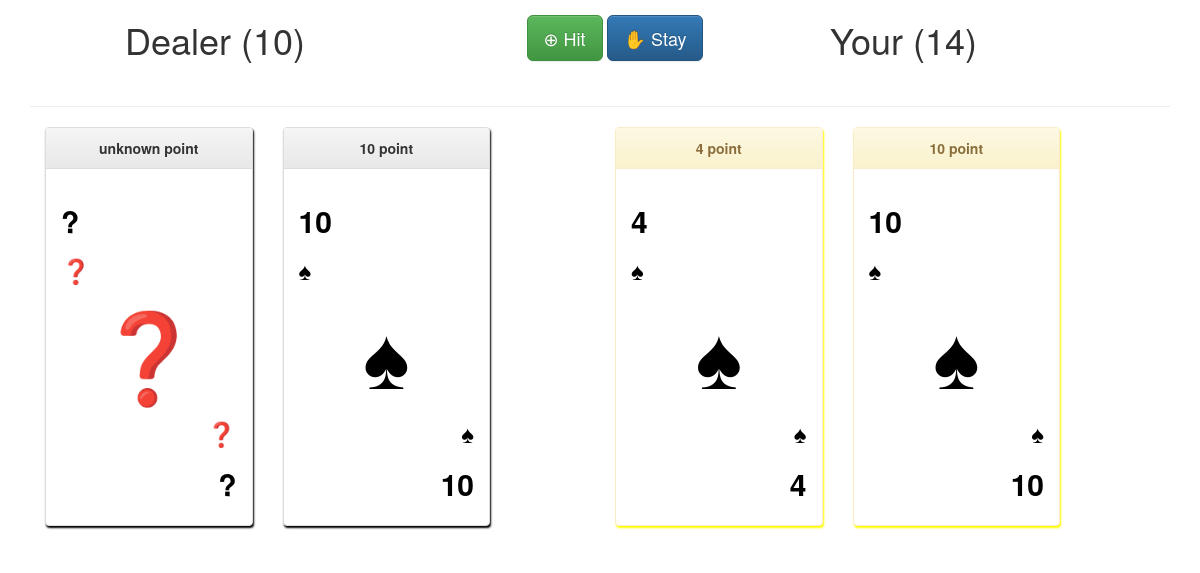
The page / on the database its author committed.
### tables this page shows
CREATE TABLE `playcards` (
  `id` tinyint(4) NOT NULL,
  `value_tinyint` tinyint(4) DEFAULT NULL,
  `value_text` enum('ace','two','three','four','five','six','seven','eight','nine','ten','jack','queen','king','joker') DEFAULT NULL,
  `value_symbol` char(2) DEFAULT NULL,
  `suit_symbol` char(1) DEFAULT NULL,
  `suit_text` enum('hearts','diamonds','clubs','spades') DEFAULT NULL,
  `suit_color` enum('red','black') DEFAULT NULL,
  `unicode_char` char(1) NOT NULL
);

### src/Dealer.php (called while the page is built, shortened)
<?php
class Dealer
{
    public $stay = false;
    public function __construct()
    {
        if ($this->getTotal() < 17 and $this->stay == true) {
            $this->getCard();
        }
    }
    public function databaseConnect()
    {
        try {
            $database = new PDO("mysql:host=localhost;dbname=blackjack;charset=utf8", "root", "");
        } catch (PDOException $e) {
            print $e->getMessage();
        }
        return $database;
    }
    public function assignedCard()
    {
        if (empty($_SESSION['IdsForDealer'])) {
            $db = $this->databaseConnect();
            $allCards = $db->query("SELECT * FROM playcards ORDER BY RAND() LIMIT 2", PDO::FETCH_ASSOC);
            $cards = [];
            foreach ($allCards as $key => $allCard) {
                $cards[] = $allCard;
            }
        }
        return $_SESSION['assignedCard'];
    }
    public function getTotal()
    {
        $sumValue = 0;
        foreach ($this->assignedCard() as $key => $card) {
            if ($key == 0 and !isset($_SESSION['status'])) {
                $card['value_tinyint'] = 0;
            }
            $sumValue += $card['value_tinyint'];
        }
        return $sumValue;
    }
}

### src/Player.php (called while the page is built, shortened)
<?php
class Player
{
    public function __construct()
    {
        $this->setController();
    }
    public function databaseConnect()
    {
        try {
            $database = new PDO("mysql:host=localhost;dbname=blackjack;charset=utf8", "root", "");
        } catch (PDOException $e) {
            print $e->getMessage();
        }
        return $database;
    }
    public function assignedCard()
    {
        if (empty($_SESSION['IdsForPlayer'])) {
            $db = $this->databaseConnect();
            $allCards = $db->query("SELECT * FROM playcards ORDER BY RAND() LIMIT 2", PDO::FETCH_ASSOC);
            $cards = [];
            foreach ($allCards as $allCard) {
                $cards[] = $allCard;
            }
        }
        return $_SESSION['assignedCardPlayer'];
    }
    public function getTotal()
    {
        $sumValue = 0;
        foreach ($this->assignedCard() as $key => $card) {
            $sumValue += $card['value_tinyint'];
        }
        return $sumValue;
    }
    public function setController()
    {
        if ($this->getTotal() == 21) {
            $_SESSION['status'] = 'PlayerBlackjack';
        } elseif ($this->getTotal() > 21) {
            $_SESSION['status'] = 'PlayerBust';
        }
    }
}

### index.php (the view, shortened to what this page needs)
<?php
$dealer = new Dealer();
$player = new Player();
?>
<html>
<head>
    <link rel="stylesheet" href="https://maxcdn.bootstrapcdn.com/bootstrap/3.3.7/css/bootstrap.min.css">
    <link rel="stylesheet" href="https://maxcdn.bootstrapcdn.com/bootstrap/3.3.7/css/bootstrap-theme.min.css">
</head>
<body>
<div class="container" style="text-align: center;">
    <div class="row" style="width: 100%;position: fixed;top: 0;background-color: white;z-index:1;">
        <div class="col-md-4 col-sm-4 col-xs-4">
            <h1>Dealer (<?= $dealer->getTotal(); ?>)</h1>
        </div>
        <div class="col-md-4 col-sm-4 col-xs-4" style="margin-top: 15px;">
            <a href="index.php?hit" class="btn btn-success btn-lg">⊕ Hit</a>
            <a href="index.php?stay" class="btn btn-primary btn-lg">✋ Stay</a>
        </div>
        <div class="col-md-4 col-sm-4 col-xs-4" style="text-align: left">
            <h1>Your (<?= $player->getTotal(); ?>)</h1>
        </div>
        <div class="col-md-12">
        </div>
    </div>
    <hr style="margin-top: 85px">
    <div class="col-lg-6">
        <div class="row">
            <?php
            foreach ($dealer->assignedCard() as $key => $card) {
                if ($key == 0 and !isset($_SESSION['status'])) {
                    $card['value_symbol'] = '';
                    $card['suit_color'] = 'black';
                    $card['suit_symbol'] = '❓';
                    $card['value_symbol'] = '?';
                    $card['value_tinyint'] = 'unknown';
                }
                ?>
                <div class="col-lg-5">
                    <div class="panel panel-default" style="box-shadow: 1px 2px 2px black">
                        <div class="panel-heading" style="background-color: white"><b><?= $card['value_tinyint']; ?>
                                point</b></div>
                        <div class="panel-body">
                            <h2 style="text-align: left;color:<?= $card['suit_color']; ?>">
                                <b><?php echo $card['value_symbol']; ?></b></h2>
                            <h3 style="text-align:left;color:<?= $card['suit_color']; ?>"><?php echo $card['suit_symbol']; ?></h3>
                            <h1 style="font-size:88px;color:<?= $card['suit_color']; ?>"><?php echo $card['suit_symbol']; ?></h1>
                            <h3 style="text-align:right;color:<?= $card['suit_color']; ?>"><?php echo $card['suit_symbol']; ?></h3>
                            <h2 style="text-align: right;color:<?= $card['suit_color']; ?>">
                                <b><?php echo $card['value_symbol']; ?></b></h2>
                        </div>
                    </div>
                </div>
            <?php } ?>
        </div>
    </div>
    <div class="col-lg-6">
        <div class="row">
            <?php
            foreach ($player->assignedCard() as $key => $card) {
                ?>
                <div class="col-lg-5">
                    <div class="panel panel-warning" style="box-shadow: 1px 2px 2px yellow">
                        <div class="panel-heading" style="background-color: white"><b><?= $card['value_tinyint']; ?>
                                point</b></div>
                        <div class="panel-body">
                            <h2 style="text-align: left;color:<?= $card['suit_color']; ?>">
                                <b><?php echo $card['value_symbol']; ?></b></h2>
                            <h3 style="text-align:left;color:<?= $card['suit_color']; ?>"><?php echo $card['suit_symbol']; ?></h3>
                            <h1 style="font-size:88px;color:<?= $card['suit_color']; ?>"><?php echo $card['suit_symbol']; ?></h1>
                            <h3 style="text-align:right;color:<?= $card['suit_color']; ?>"><?php echo $card['suit_symbol']; ?></h3>
                            <h2 style="text-align: right;color:<?= $card['suit_color']; ?>">
                                <b><?php echo $card['value_symbol']; ?></b></h2>
                        </div>
                    </div>
                </div>
            <?php } ?>
        </div>
    </div>
</div>
</body>
</html>

### rows shown on the page
playcards: value_tinyint "unknown", value_symbol "?", suit_symbol "❓", value_tinyint "4", value_symbol "4", suit_symbol "♠"
playcards: value_tinyint "10", value_symbol "10", suit_symbol "♠"

### other values the page prints
$dealer->getTotal() "10"
$player->getTotal() "14"
